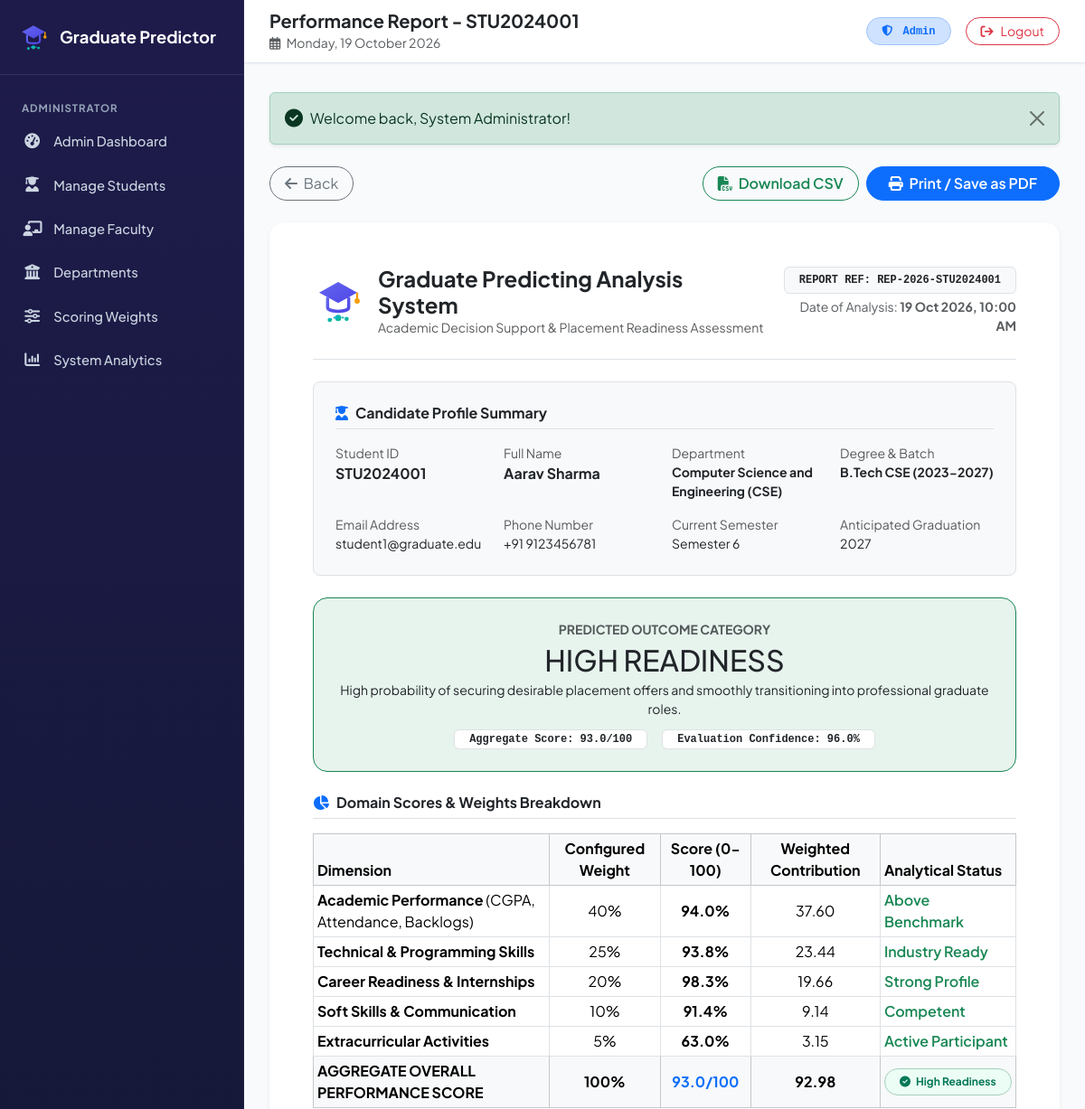
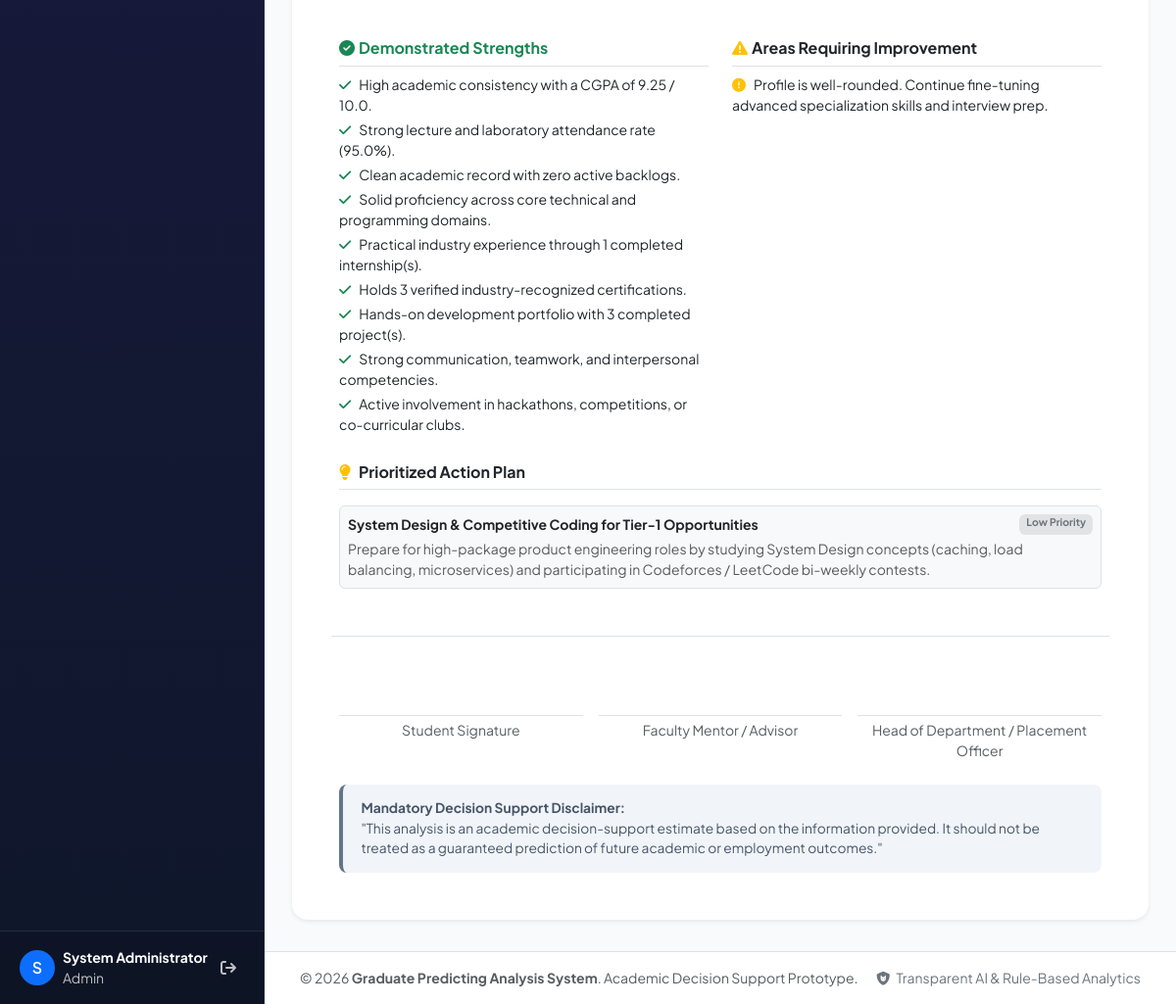
/student/report.php (signed in), run on the app's committed database (2 pictures, top to bottom).
### tables this page shows
CREATE TABLE `students` (
    `id` INT AUTO_INCREMENT PRIMARY KEY,
    `user_id` INT NOT NULL UNIQUE,
    `student_id` VARCHAR(50) NOT NULL UNIQUE,
    `dob` DATE DEFAULT NULL,
    `gender` ENUM('Male', 'Female', 'Other') DEFAULT 'Male',
    `department_id` INT DEFAULT NULL,
    `degree` VARCHAR(50) DEFAULT 'B.Tech / B.E',
    `academic_year` VARCHAR(20) DEFAULT '2023-2027',
    `graduation_year` INT DEFAULT 2027,
    `created_at` TIMESTAMP DEFAULT CURRENT_TIMESTAMP,
    `updated_at` TIMESTAMP DEFAULT CURRENT_TIMESTAMP ON UPDATE CURRENT_TIMESTAMP,
    FOREIGN KEY (`user_id`) REFERENCES `users`(`id`) ON DELETE CASCADE,
    FOREIGN KEY (`department_id`) REFERENCES `departments`(`id`) ON DELETE SET NULL,
    INDEX `idx_student_code` (`student_id`),
    INDEX `idx_dept` (`department_id`)
);

CREATE TABLE `users` (
    `id` INT AUTO_INCREMENT PRIMARY KEY,
    `name` VARCHAR(100) NOT NULL,
    `email` VARCHAR(100) NOT NULL UNIQUE,
    `password` VARCHAR(255) NOT NULL,
    `role` ENUM('student', 'faculty', 'admin') NOT NULL DEFAULT 'student',
    `phone` VARCHAR(20) DEFAULT NULL,
    `profile_pic` VARCHAR(255) DEFAULT NULL,
    `created_at` TIMESTAMP DEFAULT CURRENT_TIMESTAMP,
    `updated_at` TIMESTAMP DEFAULT CURRENT_TIMESTAMP ON UPDATE CURRENT_TIMESTAMP,
    INDEX `idx_email` (`email`),
    INDEX `idx_role` (`role`)
);

CREATE TABLE `departments` (
    `id` INT AUTO_INCREMENT PRIMARY KEY,
    `dept_code` VARCHAR(20) NOT NULL UNIQUE,
    `dept_name` VARCHAR(150) NOT NULL,
    `hod_name` VARCHAR(100) DEFAULT NULL,
    `created_at` TIMESTAMP DEFAULT CURRENT_TIMESTAMP
);

CREATE TABLE `academic_records` (
    `id` INT AUTO_INCREMENT PRIMARY KEY,
    `student_id` INT NOT NULL UNIQUE,
    `tenth_percentage` DECIMAL(5,2) NOT NULL DEFAULT 0.00,
    `twelfth_percentage` DECIMAL(5,2) DEFAULT NULL,
    `diploma_percentage` DECIMAL(5,2) DEFAULT NULL,
    `current_cgpa` DECIMAL(4,2) NOT NULL DEFAULT 0.00,
    `current_semester` INT NOT NULL DEFAULT 1,
    `num_backlogs` INT NOT NULL DEFAULT 0,
    `cleared_backlogs` INT NOT NULL DEFAULT 0,
    `attendance_percentage` DECIMAL(5,2) NOT NULL DEFAULT 0.00,
    `sem1_gpa` DECIMAL(4,2) DEFAULT NULL,
    `sem2_gpa` DECIMAL(4,2) DEFAULT NULL,
    `sem3_gpa` DECIMAL(4,2) DEFAULT NULL,
    `sem4_gpa` DECIMAL(4,2) DEFAULT NULL,
    `sem5_gpa` DECIMAL(4,2) DEFAULT NULL,
    `sem6_gpa` DECIMAL(4,2) DEFAULT NULL,
    `sem7_gpa` DECIMAL(4,2) DEFAULT NULL,
    `sem8_gpa` DECIMAL(4,2) DEFAULT NULL,
    `updated_at` TIMESTAMP DEFAULT CURRENT_TIMESTAMP ON UPDATE CURRENT_TIMESTAMP,
    FOREIGN KEY (`student_id`) REFERENCES `students`(`id`) ON DELETE CASCADE
);

### student/report.php (the view, shortened to what the rows shown need)
<?php
require_once __DIR__ . '/../config/database.php';
require_once __DIR__ . '/../config/helper.php';
require_once __DIR__ . '/../classes/AnalysisEngine.php';
$currentUser = getCurrentUser();
$studentId = null;
if (isset($_GET['student_id']) && ($currentUser['role'] === 'faculty' || $currentUser['role'] === 'admin')) {
    $studentId = (int) $_GET['student_id'];
} elseif ($currentUser['role'] === 'student') {
    $studentId = $currentUser['student_id'];
} else {
    $studentId = 1;
}
$db = getDB();
$stmt = $db->prepare("
    SELECT s.*, u.name, u.email, u.phone, d.dept_name, d.dept_code,
           ar.tenth_percentage, ar.twelfth_percentage, ar.diploma_percentage,
           ar.current_cgpa, ar.current_semester, ar.num_backlogs, ar.cleared_backlogs,
           ar.attendance_percentage
    FROM students s
    JOIN users u ON s.user_id = u.id
    LEFT JOIN departments d ON s.department_id = d.id
    LEFT JOIN academic_records ar ON s.id = ar.student_id
    WHERE s.id = ?
");
$stmt->execute([$studentId]);
$student = $stmt->fetch();
$analysisEngine = new AnalysisEngine();
$predEngine = new PredictionEngine();
$scores = $analysisEngine->calculateStudentAnalysis($studentId);
$prediction = $predEngine->predictStudentOutcome($studentId);
$pageTitle = 'Performance Report - ' . $student['student_id'];
include __DIR__ . '/../includes/header.php';
?>
<div class="card border-0 shadow-sm rounded-4 p-4 p-sm-5 bg-white" id="reportContent">
    <div class="d-flex flex-column flex-sm-row justify-content-between align-items-sm-center border-bottom pb-4 mb-4 gap-3">
        <div class="text-sm-end">
            <span class="badge bg-light text-dark border font-monospace px-3 py-2">
                REPORT REF: REP-<?= date('Y') ?>-<?= sanitize($student['student_id']) ?>
            </span>
            <div class="text-muted small mt-1">Date of Analysis: <strong><?= date('d M Y, h:i A') ?></strong></div>
        </div>
    </div>
    <div class="bg-light p-4 rounded-3 mb-4 border">
        <div class="row g-3 small">
            <div class="col-sm-6 col-md-3">
                <span class="text-muted d-block">Student ID</span>
                <strong class="text-dark fs-6"><?= sanitize($student['student_id']) ?></strong>
            </div>
            <div class="col-sm-6 col-md-3">
                <span class="text-muted d-block">Full Name</span>
                <strong class="text-dark fs-6"><?= sanitize($student['name']) ?></strong>
            </div>
            <div class="col-sm-6 col-md-3">
                <span class="text-muted d-block">Department</span>
                <strong class="text-dark"><?= sanitize($student['dept_name']) ?> (<?= sanitize($student['dept_code']) ?>)</strong>
            </div>
            <div class="col-sm-6 col-md-3">
                <span class="text-muted d-block">Degree & Batch</span>
                <strong class="text-dark"><?= sanitize($student['degree']) ?> (<?= sanitize($student['academic_year']) ?>)</strong>
            </div>
            <div class="col-sm-6 col-md-3">
                <span class="text-muted d-block">Email Address</span>
                <span class="text-dark"><?= sanitize($student['email']) ?></span>
            </div>
            <div class="col-sm-6 col-md-3">
                <span class="text-muted d-block">Phone Number</span>
                <span class="text-dark"><?= sanitize($student['phone'] ?: 'N/A') ?></span>
            </div>
            <div class="col-sm-6 col-md-3">
                <span class="text-muted d-block">Current Semester</span>
                <span class="text-dark">Semester <?= $student['current_semester'] ?></span>
            </div>
            <div class="col-sm-6 col-md-3">
                <span class="text-muted d-block">Anticipated Graduation</span>
                <span class="text-dark"><?= $student['graduation_year'] ?></span>
            </div>
        </div>
    </div>
    <div class="p-4 rounded-4 mb-4 border text-center <?= ($prediction['category'] === 'High Readiness') ? 'bg-success bg-opacity-10 border-success' : (($prediction['category'] === 'Moderate Readiness') ? 'bg-warning bg-opacity-10 border-warning' : 'bg-danger bg-opacity-10 border-danger') ?>">
        <h2 class="fw-extrabold mb-1"><?= strtoupper(sanitize($prediction['category'])) ?></h2>
    </div>
    <div class="table-responsive mb-4">
        <table class="table table-bordered table-sm align-middle">
            <thead class="table-light">
                <tr>
                    <th>Dimension</th>
                    <th class="text-center">Configured Weight</th>
                    <th class="text-center">Score (0-100)</th>
                    <th class="text-center">Weighted Contribution</th>
                    <th>Analytical Status</th>
                </tr>
            </thead>
        </table>
    </div>
</div>
<?php include __DIR__ . '/../includes/footer.php'; ?>

### includes/header.php (shortened to what the rows shown need)
<?php
require_once __DIR__ . '/../config/database.php';
require_once __DIR__ . '/../config/helper.php';
$pageTitle = $pageTitle ?? 'Dashboard';
?>
<!DOCTYPE html>
<html lang="en">
<head>
    <link href="https://cdn.jsdelivr.net/npm/bootstrap@5.3.3/dist/css/bootstrap.min.css" rel="stylesheet">
    <link href="https://cdnjs.cloudflare.com/ajax/libs/font-awesome/6.5.2/css/all.min.css" rel="stylesheet">
    <link href="<?= baseUrl('assets/css/style.css') ?>" rel="stylesheet">
</head>
<body>
<div class="app-wrapper">
    <main class="app-main">
        <header class="app-topbar">
            <div class="d-flex align-items-center gap-3">
                <div class="d-none d-sm-block">
                    <h5 class="mb-0 fw-bold text-dark"><?= sanitize($pageTitle) ?></h5>
                    <small class="text-muted"><i class="far fa-calendar-alt me-1"></i> <?= date('l, d F Y') ?></small>
                </div>
            </div>
        </header>
        <div class="app-content">

### data on the page
students: student "Performance Report - STU2024001", student "STU2024001", user.name "Aarav Sharma", department.dept_name "Computer Science and Engineering", department.dept_code "CSE", degree "B.Tech CSE", academic_year "2023-2027", user.email "student1@graduate.edu", user.phone "+91 9123456781", academic_records.current_semester "6", graduation_year "2027"

### other printed values
substr($user['name'], 0, 1) "S"
$user['name'] "System Administrator"
$user['role'] "Admin"
$message "Welcome back, System Administrator!"
$prediction['category'] "HIGH READINESS"
$prediction['prediction_notes'] "High probability of securing desirable placement offers and smoothly transitioning into professional graduate roles."
$scores['overall_score'] "93.0"
$prediction['confidence_score'] "96.0"
$scores['weights']['academic'] "40"
$scores['academic_score'] "94.0"
$scores['weights']['technical'] "25"
$scores['technical_score'] "93.8"
$scores['weights']['career'] "20"
$scores['career_readiness_score'] "98.3"
$scores['weights']['soft_skills'] "10"
